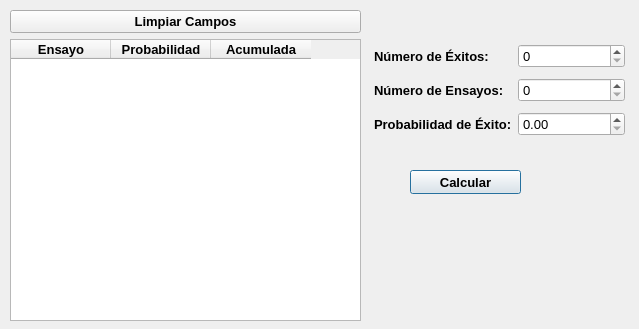
<?xml version="1.0" encoding="UTF-8"?>
<ui version="4.0">
 <class>Dialog</class>
 <widget class="QDialog" name="Dialog">
  <property name="geometry">
   <rect>
    <x>0</x>
    <y>0</y>
    <width>639</width>
    <height>329</height>
   </rect>
  </property>
  <property name="windowTitle">
   <string>Distribución Binomial</string>
  </property>
  <widget class="QPushButton" name="btnCalcular">
   <property name="geometry">
    <rect>
     <x>410</x>
     <y>170</y>
     <width>111</width>
     <height>24</height>
    </rect>
   </property>
   <property name="font">
    <font>
     <pointsize>10</pointsize>
     <weight>75</weight>
     <bold>true</bold>
    </font>
   </property>
   <property name="text">
    <string>Calcular</string>
   </property>
  </widget>
  <widget class="QWidget" name="layoutWidget">
   <property name="geometry">
    <rect>
     <x>10</x>
     <y>10</y>
     <width>351</width>
     <height>311</height>
    </rect>
   </property>
   <layout class="QVBoxLayout" name="verticalLayout">
    <item>
     <widget class="QPushButton" name="btnEliminarFilas">
      <property name="font">
       <font>
        <pointsize>10</pointsize>
        <weight>75</weight>
        <bold>true</bold>
       </font>
      </property>
      <property name="text">
       <string>Limpiar Campos</string>
      </property>
     </widget>
    </item>
    <item>
     <widget class="QTableWidget" name="tablaBinomial">
      <column>
       <property name="text">
        <string>Ensayo</string>
       </property>
       <property name="font">
        <font>
         <pointsize>10</pointsize>
         <weight>75</weight>
         <bold>true</bold>
        </font>
       </property>
       <property name="textAlignment">
        <set>AlignHCenter|AlignVCenter|AlignCenter</set>
       </property>
      </column>
      <column>
       <property name="text">
        <string>Probabilidad</string>
       </property>
       <property name="font">
        <font>
         <pointsize>10</pointsize>
         <weight>75</weight>
         <bold>true</bold>
        </font>
       </property>
       <property name="textAlignment">
        <set>AlignHCenter|AlignVCenter|AlignCenter</set>
       </property>
      </column>
      <column>
       <property name="text">
        <string>Acumulada</string>
       </property>
       <property name="font">
        <font>
         <pointsize>10</pointsize>
         <weight>75</weight>
         <bold>true</bold>
        </font>
       </property>
       <property name="textAlignment">
        <set>AlignHCenter|AlignVCenter|AlignCenter</set>
       </property>
      </column>
     </widget>
    </item>
   </layout>
  </widget>
  <widget class="QWidget" name="layoutWidget">
   <property name="geometry">
    <rect>
     <x>374</x>
     <y>40</y>
     <width>251</width>
     <height>101</height>
    </rect>
   </property>
   <layout class="QGridLayout" name="gridLayout">
    <item row="0" column="0">
     <widget class="QLabel" name="label">
      <property name="font">
       <font>
        <pointsize>10</pointsize>
        <weight>75</weight>
        <bold>true</bold>
       </font>
      </property>
      <property name="text">
       <string>Número de Éxitos:</string>
      </property>
     </widget>
    </item>
    <item row="0" column="1">
     <widget class="QSpinBox" name="txtExito">
      <property name="font">
       <font>
        <pointsize>10</pointsize>
       </font>
      </property>
     </widget>
    </item>
    <item row="1" column="0">
     <widget class="QLabel" name="label_2">
      <property name="font">
       <font>
        <pointsize>10</pointsize>
        <weight>75</weight>
        <bold>true</bold>
       </font>
      </property>
      <property name="text">
       <string>Número de Ensayos:</string>
      </property>
     </widget>
    </item>
    <item row="1" column="1">
     <widget class="QSpinBox" name="txtEnsayo">
      <property name="font">
       <font>
        <pointsize>10</pointsize>
       </font>
      </property>
     </widget>
    </item>
    <item row="2" column="0">
     <widget class="QLabel" name="label_3">
      <property name="font">
       <font>
        <pointsize>10</pointsize>
        <weight>75</weight>
        <bold>true</bold>
       </font>
      </property>
      <property name="text">
       <string>Probabilidad de Éxito:</string>
      </property>
     </widget>
    </item>
    <item row="2" column="1">
     <widget class="QDoubleSpinBox" name="txtProbabilidad">
      <property name="font">
       <font>
        <pointsize>10</pointsize>
       </font>
      </property>
     </widget>
    </item>
   </layout>
  </widget>
 </widget>
 <tabstops>
  <tabstop>txtExito</tabstop>
  <tabstop>txtEnsayo</tabstop>
  <tabstop>txtProbabilidad</tabstop>
  <tabstop>btnCalcular</tabstop>
  <tabstop>btnEliminarFilas</tabstop>
  <tabstop>tablaBinomial</tabstop>
 </tabstops>
 <resources/>
 <connections/>
</ui>
